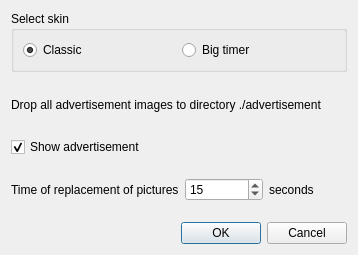
<?xml version="1.0" encoding="UTF-8"?>
<ui version="4.0">
 <class>FormAdvertisementSetting</class>
 <widget class="QWidget" name="FormAdvertisementSetting">
  <property name="geometry">
   <rect>
    <x>0</x>
    <y>0</y>
    <width>358</width>
    <height>255</height>
   </rect>
  </property>
  <property name="windowTitle">
   <string>Advertisement setting</string>
  </property>
  <layout class="QGridLayout" name="gridLayout">
   <item row="1" column="0">
    <widget class="QLabel" name="label">
     <property name="text">
      <string>Drop all advertisement images to directory ./advertisement</string>
     </property>
    </widget>
   </item>
   <item row="3" column="0">
    <layout class="QHBoxLayout" name="horizontalLayout">
     <item>
      <widget class="QLabel" name="label_2">
       <property name="text">
        <string>Time of replacement of pictures</string>
       </property>
      </widget>
     </item>
     <item>
      <widget class="QSpinBox" name="spinBox">
       <property name="minimum">
        <number>1</number>
       </property>
       <property name="maximum">
        <number>100500</number>
       </property>
       <property name="value">
        <number>15</number>
       </property>
      </widget>
     </item>
     <item>
      <widget class="QLabel" name="label_3">
       <property name="text">
        <string>seconds</string>
       </property>
      </widget>
     </item>
    </layout>
   </item>
   <item row="2" column="0">
    <widget class="QCheckBox" name="checkBox">
     <property name="layoutDirection">
      <enum>Qt::LeftToRight</enum>
     </property>
     <property name="text">
      <string>Show advertisement</string>
     </property>
     <property name="checked">
      <bool>true</bool>
     </property>
    </widget>
   </item>
   <item row="4" column="0">
    <widget class="QDialogButtonBox" name="buttonBox">
     <property name="standardButtons">
      <set>QDialogButtonBox::Cancel|QDialogButtonBox::Ok</set>
     </property>
    </widget>
   </item>
   <item row="0" column="0">
    <widget class="QGroupBox" name="groupBox">
     <property name="title">
      <string>Select skin</string>
     </property>
     <layout class="QGridLayout" name="gridLayout_2">
      <item row="0" column="0">
       <widget class="QRadioButton" name="radioButtonClassic">
        <property name="text">
         <string>Classic</string>
        </property>
        <property name="checked">
         <bool>true</bool>
        </property>
       </widget>
      </item>
      <item row="0" column="1">
       <widget class="QRadioButton" name="radioButton_2">
        <property name="text">
         <string>Big timer</string>
        </property>
       </widget>
      </item>
     </layout>
    </widget>
   </item>
  </layout>
 </widget>
 <resources/>
 <connections/>
</ui>
